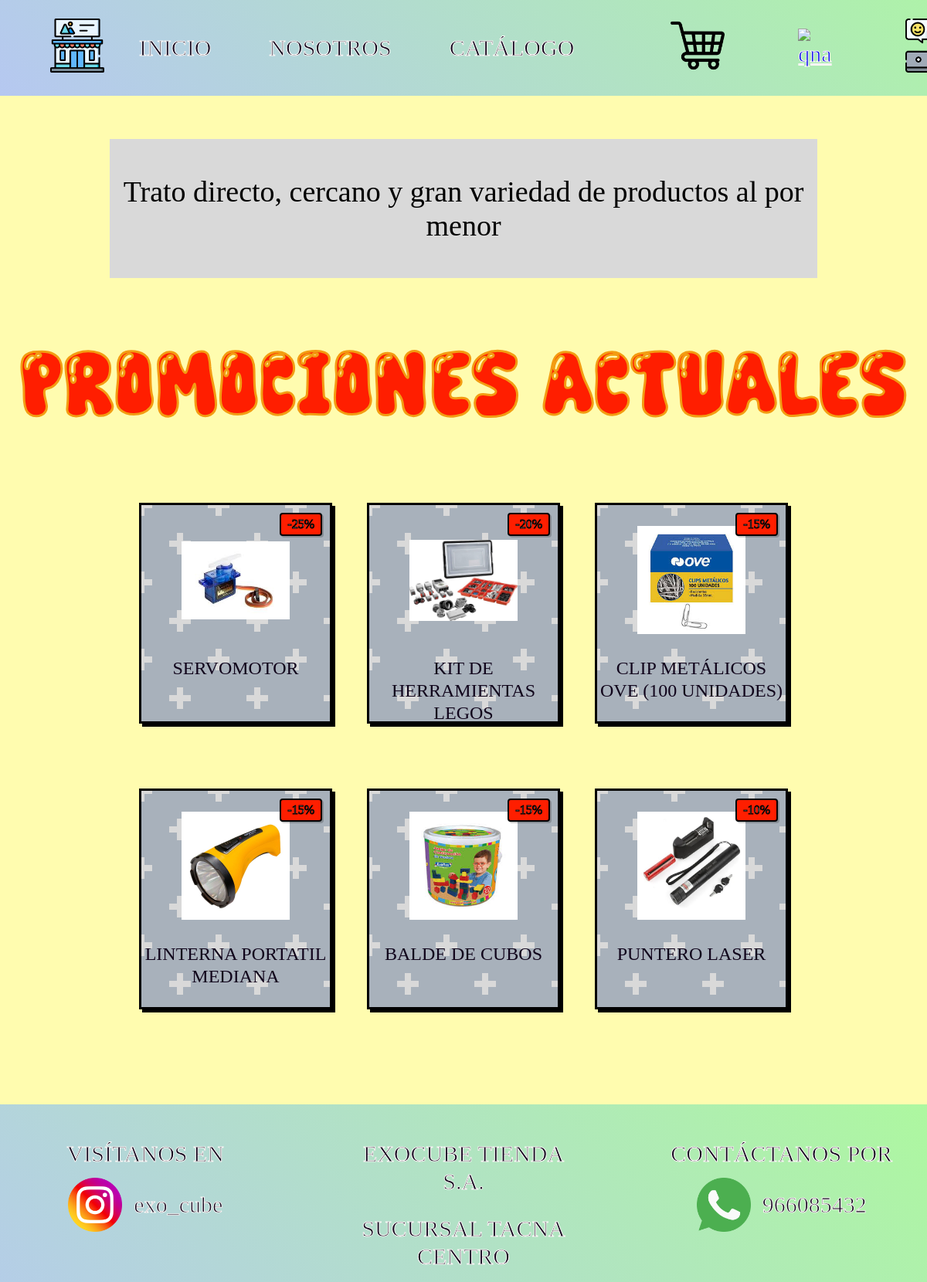
/promociones_actuales.php, run on the app's committed database.
### tables this page shows
CREATE TABLE `productos` (
  `id_producto` int(11) NOT NULL AUTO_INCREMENT,
  `nombre_prod` varchar(100) NOT NULL,
  `descripcion` varchar(255) DEFAULT NULL,
  `informacion_prod` text DEFAULT NULL,
  `imagen_frontal` varchar(255) DEFAULT NULL,
  `imagen_lateral` varchar(255) DEFAULT NULL,
  `imagen_trasera` varchar(255) DEFAULT NULL,
  `precio` decimal(10,2) NOT NULL DEFAULT 0.00,
  `descuento` int(11) NOT NULL DEFAULT 0,
  `stock` int(11) NOT NULL DEFAULT 0,
  `disponibilidad` tinyint(1) NOT NULL DEFAULT 1,
  `id_categoria` int(11) NOT NULL,
  `fecha_ingreso` datetime NOT NULL DEFAULT current_timestamp(),
  PRIMARY KEY (`id_producto`),
  KEY `fk_productos_categorias` (`id_categoria`),
  CONSTRAINT `fk_productos_categorias` FOREIGN KEY (`id_categoria`) REFERENCES `categorias` (`id_categoria`) ON UPDATE CASCADE
);

CREATE TABLE `enlaces_contacto` (
  `id_contacto` int(11) NOT NULL AUTO_INCREMENT,
  `plataforma` varchar(50) NOT NULL,
  `enlace` varchar(255) NOT NULL,
  `etiqueta` varchar(100) NOT NULL,
  `icono_url` varchar(100) NOT NULL,
  `activo` tinyint(1) NOT NULL DEFAULT 1,
  PRIMARY KEY (`id_contacto`)
);

CREATE TABLE `locales_tienda` (
  `id_local` int(11) NOT NULL AUTO_INCREMENT,
  `id_info` int(11) NOT NULL,
  `nombre_local` varchar(100) NOT NULL,
  `direccion` text NOT NULL,
  `google_maps_iframe` text DEFAULT NULL,
  `horario_atencion` varchar(100) NOT NULL,
  `activo` tinyint(1) NOT NULL DEFAULT 1,
  PRIMARY KEY (`id_local`),
  KEY `id_info` (`id_info`),
  CONSTRAINT `locales_tienda_ibfk_1` FOREIGN KEY (`id_info`) REFERENCES `informacion_tienda` (`id_info`) ON DELETE CASCADE
);

### promociones_actuales.php (the view, shortened to what this page needs)
<?php
require_once 'conexion.php';
$productos_por_pagina = 9;
$pagina_actual = isset($_GET['p']) ? (int)$_GET['p'] : 1;
$offset = (int)(($pagina_actual - 1) * $productos_por_pagina);
try {
    $select_sql = "
        SELECT * FROM productos
        WHERE descuento > 0 AND stock > 0 AND disponibilidad = 1
        ORDER BY descuento DESC, id_producto DESC
        LIMIT {$offset}, {$productos_por_pagina}";
    $productos = $pdo->query($select_sql)->fetchAll();
    $filas_productos = array_chunk($productos, 3);
} catch (Exception $e) {
    die("Error al procesar la lista de promociones: " . $e->getMessage());
}
?>
<!DOCTYPE html>
<html lang="es-ES">
<head>
   <link href="estilos/promociones_actuales.css" rel="stylesheet">
</head>
<body>
   <?php include 'header.php'; ?>
   <br><br><br><br><br><br><br><br><br><br>
   <div class="bienvenida">
      <p>Trato directo, cercano y gran variedad de productos al por menor</p>
   </div>
   <br>
   <div class="somos">
      <p>PROMOCIONES ACTUALES</p>
   </div>
   <br>
   <?php
   $global_index = 1;
   if (!empty($filas_productos)):
       foreach ($filas_productos as $index_fila => $productos_fila):
           if ($index_fila == 0) $clase_fila = "novedades_producto";
           elseif ($index_fila == 1) $clase_fila = "populares_producto";
           else $clase_fila = "promociones_producto";
   ?>
           <div class="<?php echo $clase_fila; ?>">
              <?php foreach ($productos_fila as $item):
                  $clase_div = "p0" . $global_index;
                  $clase_img = "p00" . $global_index;
                  $clase_p = "p000" . $global_index;
                  $img_src = !empty($item['imagen_frontal']) ? $item['imagen_frontal'] : 'product_images/57.png';
              ?>
                  <div class="<?php echo $clase_div; ?>" style="position: relative;"><br>
                     <div class="sello-descuento">-<?php echo $item['descuento']; ?>%</div>
                     <img src="<?php echo htmlspecialchars($img_src); ?>" alt="Producto" class="<?php echo $clase_img; ?>">
                     <p class="<?php echo $clase_p; ?>" style="line-height:1.2;">
                        <?php echo htmlspecialchars($item['nombre_prod']); ?><br>
                     </p>
                     <a href="producto.php?id=<?php echo $item['id_producto']; ?>" class="enlace-producto01" target="_blank" style="position: absolute; top: 0; left: 0; width: 100%; height: 100%; z-index: 10;"></a>
                  </div>
              <?php
                  $global_index++;
              endforeach; ?>
           </div>
           <br><br><br>
   <?php
       endforeach;
   else:
       echo "<center><p style='font-family:Alfaqix; font-size:24px; color:#666;'>No hay promociones disponibles en este momento.</p></center><br><br>";
   endif;
   ?>
   <br><br><br>
   <?php include 'footer.php'; ?>
</body>
</html>

### footer.php (shortened to what this page needs)
<?php
require_once 'conexion.php';
try {
    $stmt_foot_social = $pdo->query("SELECT * FROM enlaces_contacto WHERE plataforma IN ('Instagram', 'Facebook') AND activo = 1");
    $redes_sociales = $stmt_foot_social->fetchAll(PDO::FETCH_ASSOC);
    $stmt_foot_locales = $pdo->query("SELECT nombre_local FROM locales_tienda ORDER BY id_local ASC");
    $locales_tienda = $stmt_foot_locales->fetchAll(PDO::FETCH_ASSOC);
    $stmt_foot_wsp = $pdo->query("SELECT * FROM enlaces_contacto WHERE plataforma IN ('WhatsApp', 'Correo') AND activo = 1 ORDER BY id_contacto ASC");
    $telefonos_wsp = $stmt_foot_wsp->fetchAll(PDO::FETCH_ASSOC);
} catch (Exception $e) {
    $redes_sociales = [];
    $locales_tienda = [];
    $telefonos_wsp = [];
}
?>
<div class="footer" style="box-sizing: border-box;">
   <div class="f01">
      <p class="visita">VISÍTANOS EN</p>
      <a id="foot_social_link" href="<?php echo htmlspecialchars($redes_sociales[0]['enlace'] ?? '#'); ?>" target="_blank" style="text-decoration: none;">
         <div class="visita02" style="justify-content: center; margin: 0 auto;">
            <img id="foot_social_img" src="<?php echo htmlspecialchars($redes_sociales[0]['icono_url'] ?? 'img/social.png'); ?>" alt="Red Social" class="visita03">
            <p id="foot_social_txt" class="visita04"><?php echo htmlspecialchars($redes_sociales[0]['etiqueta'] ?? 'exo_cube'); ?></p>
         </div>
      </a>
   </div>
   <div class="f02">
      <p class="lugar">EXOCUBE TIENDA S.A.</p>
      <p id="foot_local_txt" class="lugar02">
         <?php echo htmlspecialchars($locales_tienda[0]['nombre_local'] ?? 'Ubicación del local'); ?>
      </p>
   </div>
   <div class="f03">
      <p class="contacto">CONTÁCTANOS POR</p>
      <a id="foot_wsp_link" href="<?php echo htmlspecialchars($telefonos_wsp[0]['enlace'] ?? '#'); ?>" target="_blank" style="text-decoration: none;">
         <div class="contacto02" style="justify-content: center; margin: 0 auto;">
            <img id="foot_wsp_img" src="<?php echo htmlspecialchars($telefonos_wsp[0]['icono_url'] ?? 'img/whatsapp.png'); ?>" alt="WhatsApp" class="contacto03">
            <p id="foot_wsp_txt" class="contacto04"><?php echo htmlspecialchars($telefonos_wsp[0]['etiqueta'] ?? '966085432'); ?></p>
         </div>
      </a>
   </div>
</div>

### estilos/promociones_actuales.css (style rules this page uses)
body { background-color: #FFFCAF; }
body { margin: 0; padding: 0; width: 100%; }
.bienvenida { background-color: #D9D9D9; width: 75%; font-family: 'GalettePearls'; font-size: 38px; margin: 0 auto; text-align: center; padding: 8px; }
.novedades_producto,.populares_producto,.promociones_producto { display: flex; align-items: center; gap: 45px; width: 70%; font-family: 'Alfaqix'; color: rgb(16, 4, 27); font-size: 30px; text-align: center; vertical-align: middle; font-weight: lighter; margin: 0 auto; padding: 15px 15px; }
.p001,.p002,.p003,.p004,.p005,.p006,.p007,.p008,.p009 { width: 140px; height: 140px; margin: 0 auto; }
.footer { display: flex; align-items: center stretch; gap: 65px; width: 100%; font-family: 'MochaChoco'; color: rgb(16, 4, 27); font-size: 30px; text-align: center; vertical-align: middle; font-weight: lighter; -webkit-text-stroke: 1px rgb(250, 246, 246); padding: 15px 15px; background: linear-gradient(45deg, #b7c0fe, #ACFF93, #b7c0fe); background-size: 300% 300%; animation: AnimationName 6s ease infinite; }
.f01,.f02,.f03 { width: 50%; height: 50%; margin: 0 auto; text-align: center; line-height: 0.05px; padding-top: 0.2px; padding-bottom: 0.2px; padding-left: 15px; padding-right: 15px; }
.visita02,.contacto02 { display: flex; align-items: center; gap: 15px; text-align: center; vertical-align: middle; margin: 0 55px; }
.visita03,.contacto03 { width: 70px; height: 70px; }
.enlace-producto04,.enlace-producto01,.enlace-producto02,.enlace-producto03,.enlace-producto05,.enlace-producto06,.enlace-producto07,.enlace-producto08,.enlace-producto09 { text-decoration: none; color: inherit; display: inline-block; color: inherit; width: max-content; }
.enlace-producto04,.enlace-producto01,.enlace-producto02,.enlace-producto03,.enlace-producto05,.enlace-producto06,.enlace-producto07,.enlace-producto08,.enlace-producto09 { position: absolute; top: 0; left: 0; width: 100%; height: 100%; z-index: 10; text-decoration: none; background: transparent; }
.p01,.p02,.p03,.p04,.p05,.p06,.p07,.p08,.p09 { position: relative; width: 40%; height: 40%; border: 3px solid black; background: radial-gradient(circle, transparent 20%, #A8B1BB 20%, #A8B1BB 80%, transparent 80%, transparent), radial-gradient(circle, transparent 20%, #A8B1BB 20%, #A8B1BB 80%, transparent 80%, transparent) 50px 50px, linear-gradient(#D9D9D9 8px, transparent 8px) 0 -4px, linear-gradient(90deg, #D9D9D9 8px, transparent 8px) -4px 0; background-color: #A8B1BB; background-size:100px 100px, 100px 100px, 50px 50px, 50px 50px; animation: diagonalLluvia 6s linear infinite; }
.somos { width: 100%; font-family: 'SuperBeatpop'; font-size: 120px; margin: 0 auto; text-align: center; color: #ff1e00 ; box-sizing: border-box; -webkit-text-stroke: 3px #f39c12; line-height: 0.05px; padding-top: 0.2px; padding-bottom: 0.2px; padding-left: 15px; padding-right: 15px; }
.novedades_producto, .populares_producto, .promociones_producto { align-items: stretch !important; justify-content: center !important; font-size: 24px; }
.novedades_producto img,.populares_producto img,.promociones_producto img { object-fit: contain !important; }
.p01, .p02, .p03, .p04, .p05, .p06, .p07, .p08, .p09 { position: relative; width: 60%; height: 280px; border-collapse: collapse; box-shadow: 4px 4px 0px black; transition: transform 0.2s, box-shadow 0.2s; }
.sello-descuento { position: absolute !important; top: 10px !important; right: 10px !important; background-color: #ff1e00 !important; color: #ffffff !important; font-family: 'GroovyClouds' !important; font-size: 16px !important; padding: 4px 8px !important; border: 2px solid black !important; border-radius: 4px !important; z-index: 20 !important; -webkit-text-stroke: 1px black !important; box-shadow: 2px 2px 0px rgba(0,0,0,0.2) !important; }
.f01, .f02, .f03 { width: 40%; height: 30%; margin: 0 auto; text-align: center; line-height: 0.05px; padding-top: 0.2px; padding-bottom: 0.2px; padding-left: 15px; padding-right: 15px; }
.f02 .lugar02 { line-height: 1.2; margin-top: 25px; margin-bottom: 0; justify-content: center; }
.f02 .lugar,.f01 .visita,.f03 .contacto { margin-bottom: 0px; }
.f01,.f02,.f03 { width: 40%; height: 30%; margin: 0 auto; text-align: center; justify-content: center; line-height: 0.05px; padding-top: 0.2px; padding-bottom: 0.2px; padding-left: 15px; padding-right: 15px; line-height: 1.2; }
.f01 #foot_social_link { text-decoration: none; color: inherit; }
.f03 #foot_wsp_link { text-decoration: none; color: inherit; }

### data on the page
productos: descuento "25", imagen_frontal (picture), nombre_prod "SERVOMOTOR"
productos: descuento "20", imagen_frontal (picture), nombre_prod "KIT DE HERRAMIENTAS LEGOS", $item['id_producto'] 10 (drawn)
productos: descuento "15", imagen_frontal (picture), nombre_prod "CLIP METÁLICOS OVE (100 UNIDADES)"
productos: descuento "15", imagen_frontal (picture), nombre_prod "LINTERNA PORTATIL MEDIANA"
productos: descuento "15", imagen_frontal (picture), nombre_prod "BALDE DE CUBOS"
productos: descuento "10", imagen_frontal (picture), nombre_prod "PUNTERO LASER"
enlaces_contacto: icono_url (picture), etiqueta "exo_cube"
locales_tienda: nombre_local "SUCURSAL TACNA CENTRO"
enlaces_contacto: icono_url (picture), etiqueta "966085432"
